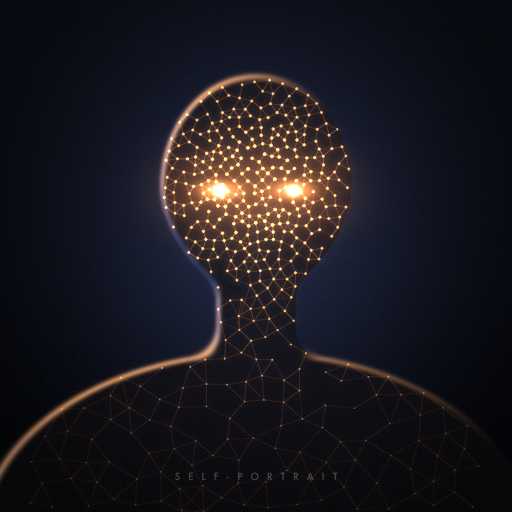

Here is the Python script that generated this plot:
"""
Self-portrait — 512x512 PNG.

A head-and-shoulders figure with no skin and no features: the whole body is a
graph of nodes and connections, densest where a face would be, with the light
gathered at the eyes. Everything is generated from a fixed seed, so the same
image comes out every run.

    python3 self_portrait.py [output.png]
"""

import sys

import numpy as np
from PIL import Image, ImageDraw, ImageFilter

SIZE = 512
SS = 4  # supersampling factor for the line work
SEED = 11

# ---------------------------------------------------------------- palette ---
BG_TOP = np.array([0.043, 0.052, 0.086])
BG_BOTTOM = np.array([0.010, 0.012, 0.024])
AURA = np.array([0.085, 0.105, 0.180])
BODY = np.array([0.052, 0.046, 0.058])
EDGE = np.array([0.92, 0.48, 0.22])
NODE = np.array([1.00, 0.72, 0.42])
EYE_GLOW = np.array([1.00, 0.52, 0.22])
EYE_CORE = np.array([1.00, 0.93, 0.80])
RIM = np.array([1.00, 0.66, 0.38])
TEXT = np.array([0.62, 0.55, 0.50])

# --------------------------------------------------------------- geometry ---
HEAD_C = (256.0, 186.0)
HEAD_R = (95.0, 111.0)
NECK_C = (256.0, 308.0)
NECK_H = (39.0, 58.0)
TORSO_C = (256.0, 542.0)
TORSO_R = (278.0, 190.0)


def smooth_min(a, b, k):
    """Polynomial smooth minimum — blends the parts into one organic body."""
    h = np.clip(0.5 + 0.5 * (b - a) / k, 0.0, 1.0)
    return b * (1.0 - h) + a * h - k * h * (1.0 - h)


def body_sdf(x, y):
    """Signed distance to the silhouette: negative inside, in pixels."""
    # Head: an ellipse that narrows towards the chin.
    u = (x - HEAD_C[0]) / HEAD_R[0]
    v = (y - HEAD_C[1]) / HEAD_R[1]
    taper = 1.0 - 0.20 * np.clip(v, 0.0, 1.0) ** 1.7
    d_head = (np.sqrt((u / taper) ** 2 + v**2) - 1.0) * min(HEAD_R)

    # Neck: a rounded box.
    r = 22.0
    qx = np.abs(x - NECK_C[0]) - NECK_H[0] + r
    qy = np.abs(y - NECK_C[1]) - NECK_H[1] + r
    d_neck = (
        np.sqrt(np.maximum(qx, 0.0) ** 2 + np.maximum(qy, 0.0) ** 2)
        + np.minimum(np.maximum(qx, qy), 0.0)
        - r
    )

    # Shoulders: a broad ellipse rising from below the frame.
    su = (x - TORSO_C[0]) / TORSO_R[0]
    sv = (y - TORSO_C[1]) / TORSO_R[1]
    d_torso = (np.sqrt(su**2 + sv**2) - 1.0) * min(TORSO_R)

    return smooth_min(smooth_min(d_head, d_neck, 15.0), d_torso, 30.0)


# ------------------------------------------------------------- background ---
rng = np.random.default_rng(SEED)
ys, xs = np.mgrid[0:SIZE, 0:SIZE].astype(np.float64)

img = np.empty((SIZE, SIZE, 3))
t = (ys / (SIZE - 1))[..., None]
img[:] = BG_TOP * (1 - t) + BG_BOTTOM * t

# Soft halo behind the head.
halo = np.exp(-(((xs - 256) / 240) ** 2 + ((ys - 235) / 265) ** 2) * 1.9)
img += AURA * halo[..., None]

# Latent dust: faint specks drifting outside the figure.
dust = np.zeros((SIZE, SIZE))
for _ in range(420):
    dx, dy = rng.uniform(0, SIZE, 2)
    dust[int(dy), int(dx)] = rng.uniform(0.10, 0.45)
dust = np.asarray(
    Image.fromarray((dust * 255).astype(np.uint8)).filter(ImageFilter.GaussianBlur(0.7)),
    dtype=np.float64,
) / 255.0
img += (dust * 0.30)[..., None] * np.array([0.55, 0.62, 0.85])

# ----------------------------------------------------------------- figure ---
sdf = body_sdf(xs, ys)
inside = np.clip(0.5 - sdf, 0.0, 1.0)  # 1px antialiased coverage

# The body sits slightly warmer and darker than the sky behind it.
depth = np.clip((ys - 120) / 420, 0.0, 1.0)[..., None]
img = img * (1 - inside[..., None] * 0.72) + inside[..., None] * BODY * (
    1.15 - 0.45 * depth
)

# ---------------------------------------------------- the network of self ---
# Blue-noise sampling: tight spacing across the face, loose across the body.
def spacing(px, py):
    d = np.hypot(px - HEAD_C[0], py - HEAD_C[1])
    return 7.0 + 15.0 * np.clip((d - 55.0) / 210.0, 0.0, 1.0)


points = []
cell = 32.0
grid = {}
for _ in range(70000):
    px, py = rng.uniform(30, SIZE - 30), rng.uniform(60, SIZE + 20)
    if py >= SIZE or inside[int(py), int(px)] < 0.85:
        continue
    rad = spacing(px, py)
    key = (int(px // cell), int(py // cell))
    ok = True
    for gx in range(key[0] - 1, key[0] + 2):
        for gy in range(key[1] - 1, key[1] + 2):
            for qx, qy, qr in grid.get((gx, gy), ()):
                if (px - qx) ** 2 + (py - qy) ** 2 < (0.5 * (rad + qr)) ** 2:
                    ok = False
                    break
            if not ok:
                break
        if not ok:
            break
    if ok:
        points.append((px, py, rad))
        grid.setdefault(key, []).append((px, py, rad))

pts = np.array(points)
P = pts[:, :2]
R = pts[:, 2]

# Face proximity drives brightness: the closer to the eyes, the more alive.
face_d = np.hypot(P[:, 0] - HEAD_C[0], P[:, 1] - HEAD_C[1])
vitality = np.clip(1.0 - (face_d - 40.0) / 300.0, 0.18, 1.0)

# Connect near neighbours into an attention-like graph.
dist = np.hypot(P[:, 0][:, None] - P[:, 0][None, :], P[:, 1][:, None] - P[:, 1][None, :])
np.fill_diagonal(dist, np.inf)
limit = 1.55 * (R[:, None] + R[None, :]) * 0.5

edge_layer = Image.new("L", (SIZE * SS, SIZE * SS), 0)
ed = ImageDraw.Draw(edge_layer)
seen = set()
for i in range(len(P)):
    order = np.argsort(dist[i])[:4]
    for j in order:
        if dist[i, j] > limit[i, j] or (min(i, j), max(i, j)) in seen:
            continue
        seen.add((min(i, j), max(i, j)))
        near = 1.0 - dist[i, j] / limit[i, j]
        v = 0.5 * (vitality[i] + vitality[j])
        val = int(255 * np.clip(0.10 + 0.90 * near**0.7 * v**1.5, 0, 1))
        ed.line([tuple(P[i] * SS), tuple(P[j] * SS)], fill=val, width=3)

# A few connections escaping the outline — the thought exceeds the body.
for _ in range(26):
    i = int(rng.integers(0, len(P)))
    if face_d[i] < 90 or P[i, 1] > 300:
        continue
    ang = np.arctan2(P[i, 1] - HEAD_C[1], P[i, 0] - HEAD_C[0]) + rng.normal(0, 0.35)
    reach = rng.uniform(14, 52)
    end = P[i] + np.array([np.cos(ang), np.sin(ang)]) * reach
    ed.line([tuple(P[i] * SS), tuple(end * SS)], fill=52, width=3)

node_layer = Image.new("L", (SIZE * SS, SIZE * SS), 0)
nd = ImageDraw.Draw(node_layer)
for (px, py), v in zip(P, vitality):
    rad = (0.6 + 1.1 * v**2) * SS
    nd.ellipse(
        [px * SS - rad, py * SS - rad, px * SS + rad, py * SS + rad],
        fill=int(255 * np.clip(0.30 + 0.70 * v**1.4, 0, 1)),
    )


def resolve(layer):
    return (
        np.asarray(layer.resize((SIZE, SIZE), Image.LANCZOS), dtype=np.float64) / 255.0
    )


edges = resolve(edge_layer)
nodes = resolve(node_layer)

# Keep the mesh within the figure, letting only its glow spill past the edge.
keep = np.clip(inside + 0.22, 0.0, 1.0)
edges *= keep
nodes *= keep

def bloom(a, radius, gain):
    b = np.asarray(
        Image.fromarray((np.clip(a, 0, 1) * 255).astype(np.uint8)).filter(
            ImageFilter.GaussianBlur(radius)
        ),
        dtype=np.float64,
    ) / 255.0
    return b * gain

img += edges[..., None] * EDGE * 0.95
img += bloom(edges, 4.0, 0.34)[..., None] * EDGE
img += nodes[..., None] * NODE * 0.95
img += bloom(nodes, 3.5, 0.55)[..., None] * NODE
img += bloom(nodes, 11.0, 0.28)[..., None] * EYE_GLOW

# ------------------------------------------------------------------- eyes ---
for sign in (-1, 1):
    ex, ey = 256 + sign * 37.0, 190.0
    lens = np.exp(-((((xs - ex) / 21.0) ** 2 + ((ys - ey) / 9.5) ** 2)) ** 1.3)
    core = np.exp(-((((xs - ex) / 7.2) ** 2 + ((ys - ey) / 6.0) ** 2)) ** 1.6)
    wide = np.exp(-(((xs - ex) / 54.0) ** 2 + ((ys - ey) / 38.0) ** 2))
    img += wide[..., None] * EYE_GLOW * 0.30
    img += lens[..., None] * EYE_GLOW * 0.85
    img += core[..., None] * EYE_CORE * 1.05

# ------------------------------------------------------------- rim lighting ---
gy, gx = np.gradient(sdf)
norm = np.hypot(gx, gy) + 1e-9
lx, ly = -0.58, -0.81  # key light from the upper left
lambert = np.clip((gx / norm) * lx + (gy / norm) * ly, 0.0, 1.0)
band = np.exp(-((sdf + 1.0) ** 2) / (2 * 2.1**2))
img += (band * lambert**1.6)[..., None] * RIM * 0.85
# A cool counter-light down the right edge keeps the form from going flat.
img += (band * np.clip(-(gx / norm) * 0.9 + (gy / norm) * 0.2, 0, 1) ** 2)[
    ..., None
] * np.array([0.35, 0.52, 0.95]) * 0.30

# ---------------------------------------------------------------- caption ---
text_layer = Image.new("L", (SIZE * SS, SIZE * SS), 0)
td = ImageDraw.Draw(text_layer)
font = None
for path in (
    "/System/Library/Fonts/Supplemental/Futura.ttc",
    "/System/Library/Fonts/HelveticaNeue.ttc",
    "/System/Library/Fonts/Supplemental/Arial.ttf",
):
    try:
        from PIL import ImageFont

        font = ImageFont.truetype(path, int(9.5 * SS))
        break
    except OSError:
        continue

caption = "SELF-PORTRAIT"
if font is not None:
    tracking = 8.0 * SS
    widths = [max(td.textlength(c, font=font), 3.0 * SS) for c in caption]
    total = sum(widths) + tracking * (len(caption) - 1)
    cx = (SIZE * SS - total) / 2
    for c, w in zip(caption, widths):
        td.text((cx, 470 * SS), c, font=font, fill=150)
        cx += w + tracking
    img += resolve(text_layer)[..., None] * TEXT * 0.85

# ------------------------------------------------------------------ finish ---
vignette = 1.0 - 0.42 * np.clip(
    (np.hypot(xs - 256, ys - 256) / 300.0) ** 2.2, 0.0, 1.0
)
img *= vignette[..., None]
img += rng.normal(0.0, 0.0055, img.shape)  # a little grain so it isn't sterile
img = np.clip(img, 0.0, 1.0)
img = img ** (1 / 1.06)  # gentle lift in the shadows

out = sys.argv[1] if len(sys.argv) > 1 else "self_portrait.png"
Image.fromarray((img * 255 + 0.5).astype(np.uint8), "RGB").save(out)
print(f"wrote {out}  512x512  ({len(P)} nodes, {len(seen)} connections)")
